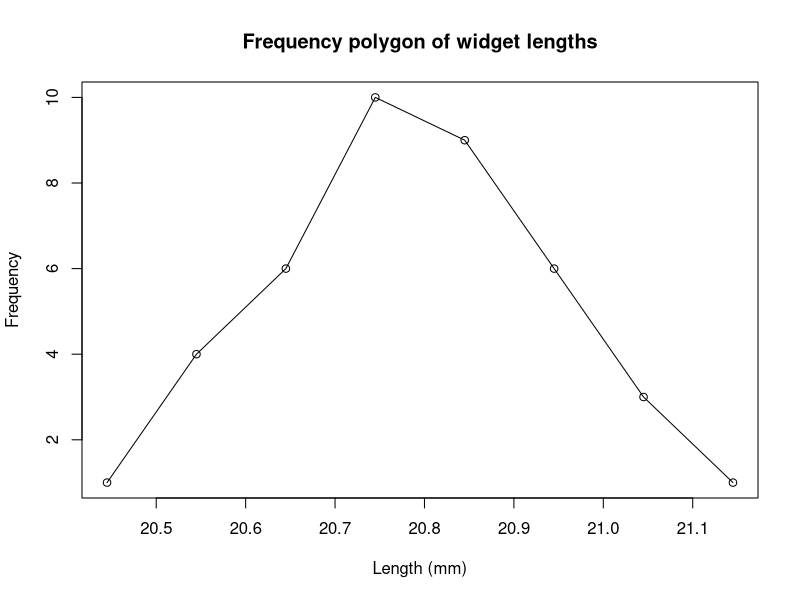
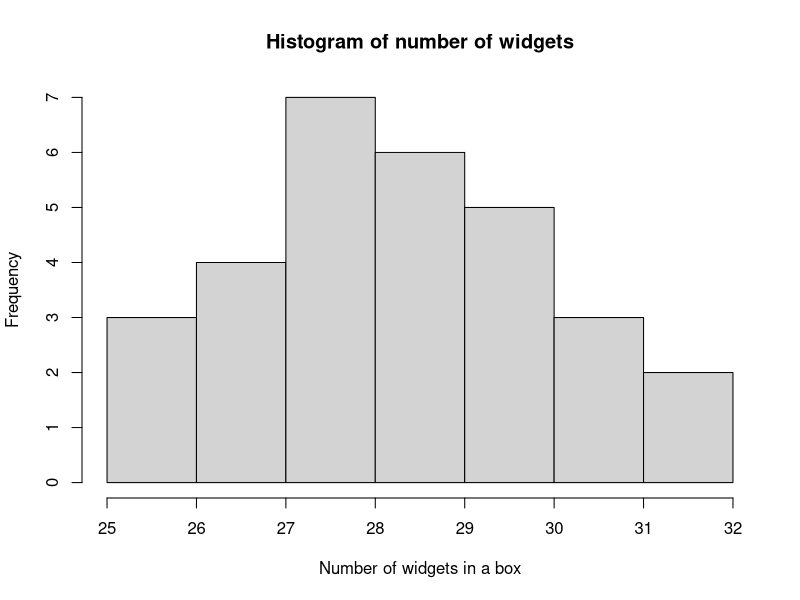
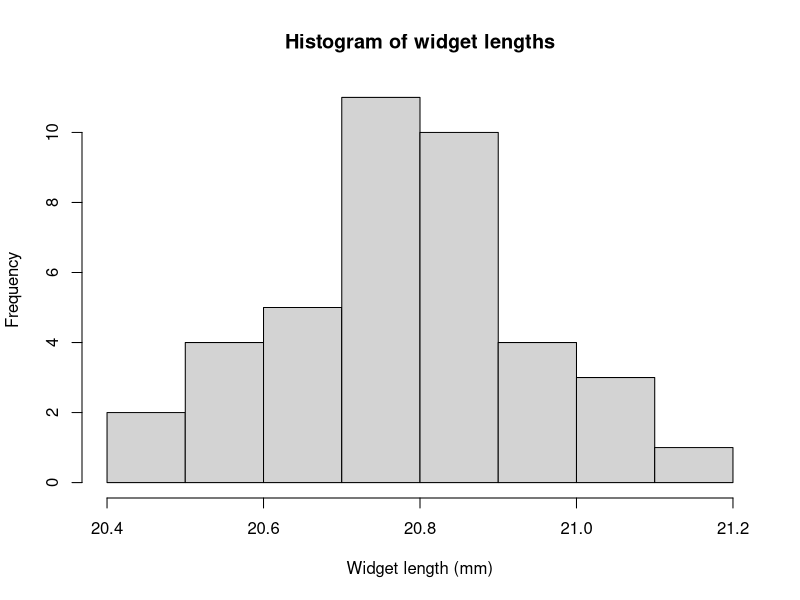
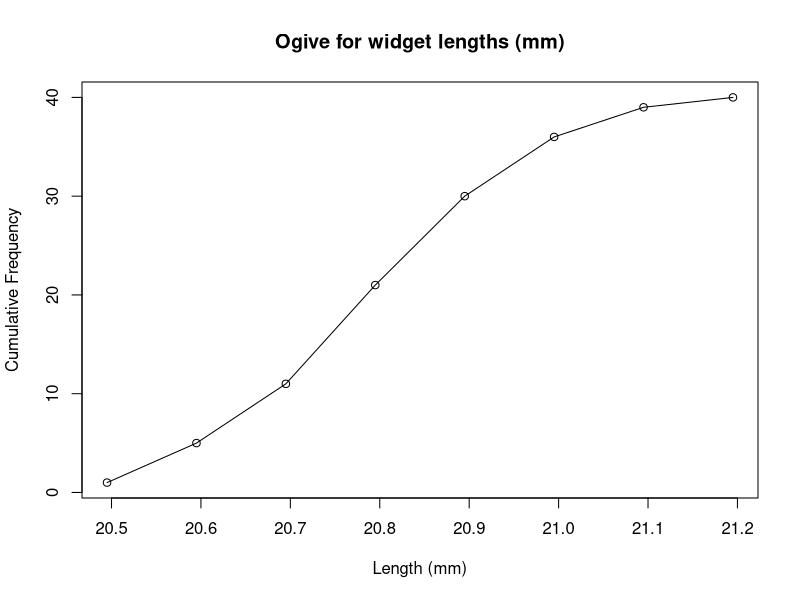
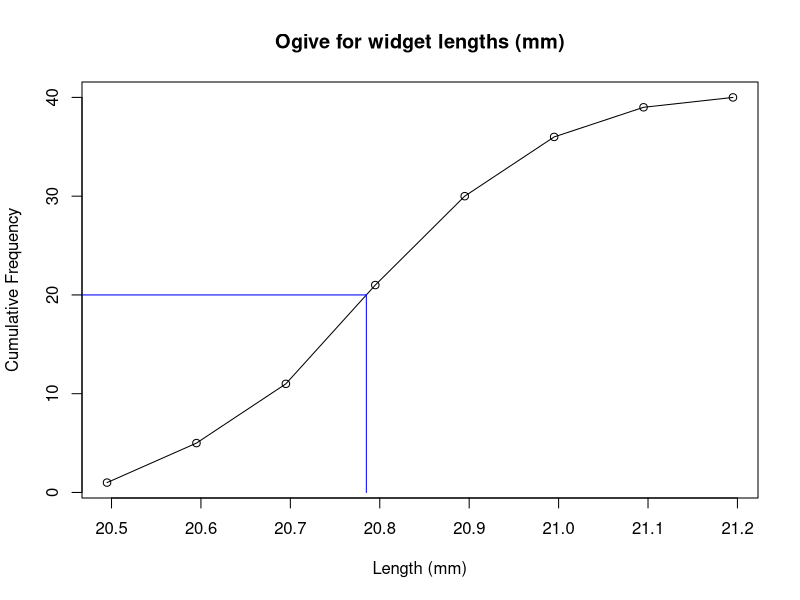
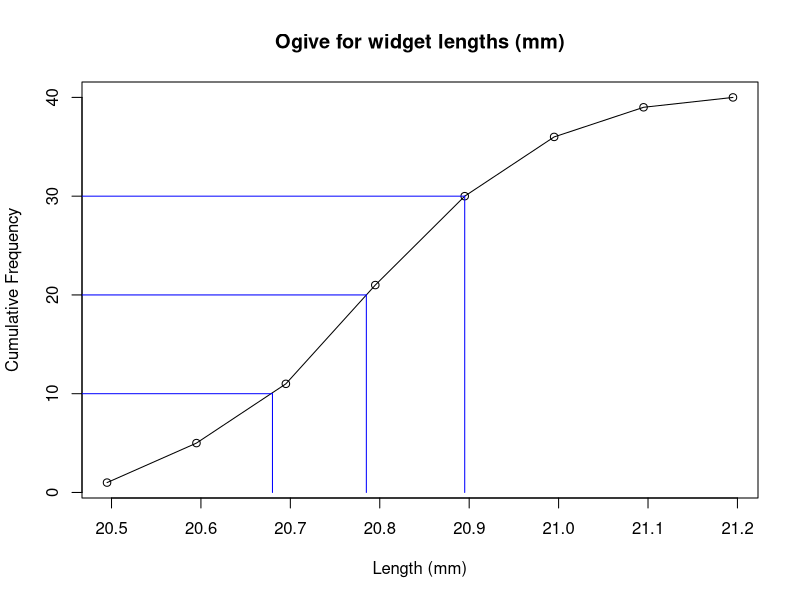
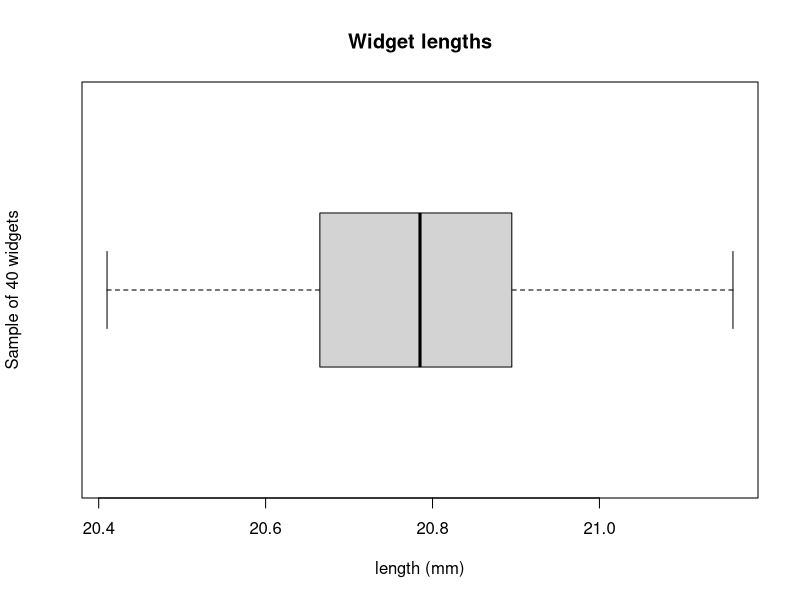

Here is the R script that generated these plots, in order:
## ---- chunk 1
y <- c(1,4,6,10,9,6,3,1)
x <- c(20.445,20.545,20.645,20.745,20.845,20.945,21.045,21.145)
plot(x,y, main = "Frequency polygon of widget lengths", xlab="Length (mm)", ylab="Frequency")
lines(x,y)
## ---- chunk 2
y <- c(25,26,26,27,27,27,27,28,28,28,28,28,28,28,29,29,29,29,29,29,30,30,30,30,30,31,31,31,32,32)
hist(y, main = "Histogram of number of widgets", xlab = "Number of widgets in a box", ylab="Frequency")
## ---- chunk 3
y <- c(20.9,20.57,20.86,20.74,20.82,20.63,20.53,20.89,20.75,20.65,20.71,21.03,20.72,20.41,20.94,20.75,20.79,20.65,21.08,20.89,20.5,20.88,20.97,20.78,20.61,20.92,21.07,21.16,20.8,20.77,20.82,20.72,20.6,20.9,20.86,20.68,20.75,20.88,20.56,20.94)
hist(y, main = "Histogram of widget lengths", xlab = "Widget length (mm)", ylab="Frequency", breaks = c(20.4,20.5,20.6,20.7,20.8,20.9,21.0,21.1,21.2))
## ---- chunk 4
x <- c(20.495,20.595,20.695,20.795,20.895,20.995,21.095,21.195)
y <- c(1,5,11,21,30,36,39,40)
plot(x,y, main = "Ogive for widget lengths (mm)", xlab = "Length (mm)", ylab = "Cumulative Frequency")
lines(x,y)
## ---- chunk 5
x <- c(20.495,20.595,20.695,20.795,20.895,20.995,21.095,21.195)
y <- c(1,5,11,21,30,36,39,40)
plot(x,y, main = "Ogive for widget lengths (mm)", xlab = "Length (mm)", ylab = "Cumulative Frequency")
lines(x,y)
lines(c(0,20.785),c(20,20), col = "blue")
lines(c(20.785,20.785),c(20,0), col = "blue")
## ---- chunk 6
x <- c(20.495,20.595,20.695,20.795,20.895,20.995,21.095,21.195)
y <- c(1,5,11,21,30,36,39,40)
plot(x,y, main = "Ogive for widget lengths (mm)", xlab = "Length (mm)", ylab = "Cumulative Frequency")
lines(x,y)
lines(c(0,20.785),c(20,20), col = "blue")
lines(c(20.785,20.785),c(20,0), col = "blue")
lines(c(0,20.68),c(10,10), col = "blue")
lines(c(20.68,20.68),c(10,0), col = "blue")
lines(c(0,20.895),c(30,30), col = "blue")
lines(c(20.895,20.895),c(30,0), col = "blue")
## ---- chunk 7
y <- c(20.9,20.57,20.86,20.74,20.82,20.63,20.53,20.89,20.75,20.65,20.71,21.03,20.72,20.41,20.94,20.75,20.79,20.65,21.08,20.89,20.5,20.88,20.97,20.78,20.61,20.92,21.07,21.16,20.8,20.77,20.82,20.72,20.6,20.9,20.86,20.68,20.75,20.88,20.56,20.94)
boxplot(y, main = "Widget lengths", xlab = "length (mm)", ylab = "Sample of 40 widgets", horizontal = TRUE)
